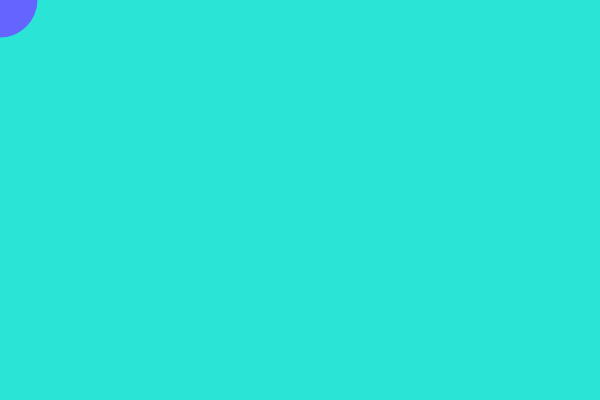
Frame 1 (no input)
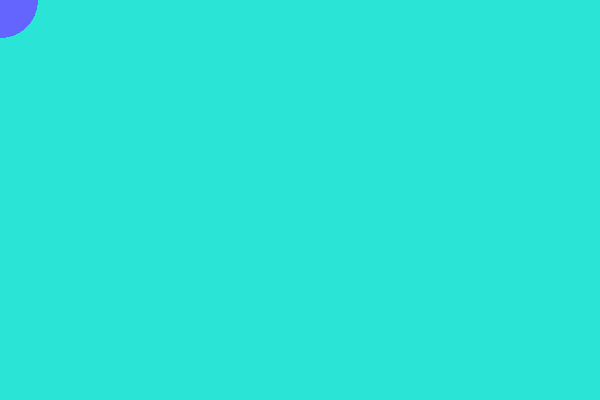
Frame 60 (no input)
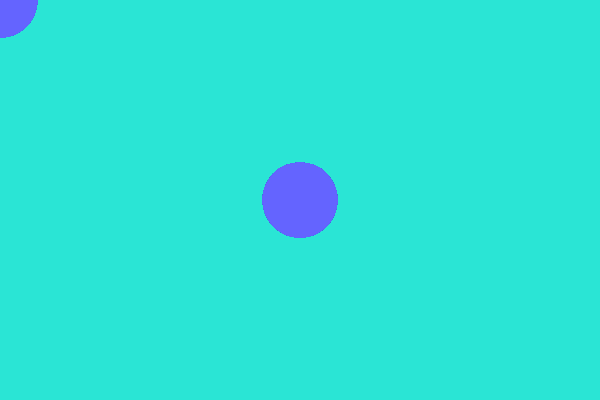
Frame 120 (the mouse pressed at the canvas centre since frame 60)

The p5.js sketch that drew these frames (run headless with seeded random() and noise() and a simulated clock; from frame 60 on, the mouse is pressed at the canvas centre):

// p5.js sketch
// ── sketch.js
function setup(){
    createCanvas(600,400);
    background(42, 229, 213);
    
    
}

function draw(){
    fill(100, 100, 255);
    noStroke();
    ellipse(mouseX, mouseY, 75, 75);
    
    
    
}
